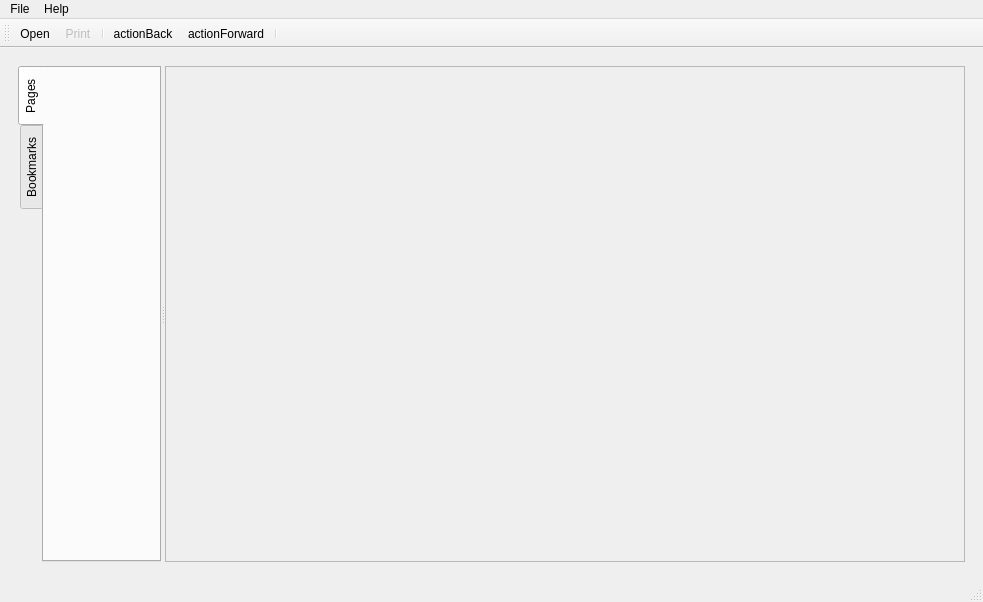
<?xml version="1.0" encoding="UTF-8"?>
<ui version="4.0">
 <class>MainWindow</class>
 <widget class="QMainWindow" name="MainWindow">
  <property name="geometry">
   <rect>
    <x>0</x>
    <y>0</y>
    <width>983</width>
    <height>602</height>
   </rect>
  </property>
  <property name="windowTitle">
   <string>Document Viewer Demo</string>
  </property>
  <property name="windowIcon">
   <iconset resource="documentviewer.qrc">
    <normaloff>:/demos/documentviewer/images/qt-logo.png</normaloff>:/demos/documentviewer/images/qt-logo.png</iconset>
  </property>
  <widget class="QWidget" name="centralwidget">
   <property name="enabled">
    <bool>true</bool>
   </property>
   <layout class="QVBoxLayout" name="verticalLayout">
    <item>
     <widget class="QWidget" name="viewArea" native="true">
      <layout class="QVBoxLayout" name="verticalLayout_2">
       <item>
        <widget class="QSplitter" name="splitter">
         <property name="orientation">
          <enum>Qt::Horizontal</enum>
         </property>
         <widget class="QTabWidget" name="tabWidget">
          <property name="tabPosition">
           <enum>QTabWidget::West</enum>
          </property>
          <property name="currentIndex">
           <number>0</number>
          </property>
          <widget class="QWidget" name="bookmarkTab">
           <attribute name="title">
            <string>Pages</string>
           </attribute>
          </widget>
          <widget class="QWidget" name="pagesTab">
           <attribute name="title">
            <string>Bookmarks</string>
           </attribute>
          </widget>
         </widget>
         <widget class="QScrollArea" name="scrollArea">
          <property name="sizePolicy">
           <sizepolicy hsizetype="Expanding" vsizetype="Expanding">
            <horstretch>0</horstretch>
            <verstretch>0</verstretch>
           </sizepolicy>
          </property>
          <property name="minimumSize">
           <size>
            <width>800</width>
            <height>0</height>
           </size>
          </property>
          <property name="widgetResizable">
           <bool>true</bool>
          </property>
          <widget class="QWidget" name="scrollAreaWidgetContents">
           <property name="geometry">
            <rect>
             <x>0</x>
             <y>0</y>
             <width>798</width>
             <height>479</height>
            </rect>
           </property>
          </widget>
         </widget>
        </widget>
       </item>
      </layout>
     </widget>
    </item>
   </layout>
  </widget>
  <widget class="QMenuBar" name="menubar">
   <property name="geometry">
    <rect>
     <x>0</x>
     <y>0</y>
     <width>983</width>
     <height>23</height>
    </rect>
   </property>
   <widget class="QMenu" name="qtFileMenu">
    <property name="title">
     <string>File</string>
    </property>
    <addaction name="actionOpen"/>
    <addaction name="actionPrint"/>
    <addaction name="actionQuit"/>
   </widget>
   <widget class="QMenu" name="menuHelp">
    <property name="title">
     <string>Help</string>
    </property>
    <addaction name="actionAbout"/>
    <addaction name="actionAboutQt"/>
   </widget>
   <addaction name="qtFileMenu"/>
   <addaction name="menuHelp"/>
  </widget>
  <widget class="QStatusBar" name="statusbar"/>
  <widget class="QToolBar" name="mainToolBar">
   <property name="windowTitle">
    <string>toolBar</string>
   </property>
   <attribute name="toolBarArea">
    <enum>TopToolBarArea</enum>
   </attribute>
   <attribute name="toolBarBreak">
    <bool>false</bool>
   </attribute>
   <addaction name="actionOpen"/>
   <addaction name="actionPrint"/>
   <addaction name="separator"/>
   <addaction name="actionBack"/>
   <addaction name="actionForward"/>
   <addaction name="separator"/>
  </widget>
  <action name="actionOpen">
   <property name="icon">
    <iconset resource="documentviewer.qrc">
     <normaloff>:/demos/documentviewer/images/open.png</normaloff>
     <normalon>:/demos/documentviewer/images/open.png</normalon>:/demos/documentviewer/images/open.png</iconset>
   </property>
   <property name="text">
    <string>Open</string>
   </property>
   <property name="shortcut">
    <string>Ctrl+O</string>
   </property>
  </action>
  <action name="actionAbout">
   <property name="icon">
    <iconset>
     <normaloff>.</normaloff>
     <normalon>:/demos/documentviewer/images/help-about.svgz</normalon>.</iconset>
   </property>
   <property name="text">
    <string>about documentviewer</string>
   </property>
   <property name="toolTip">
    <string>Show information about the Document Viewer deomo.</string>
   </property>
   <property name="shortcut">
    <string>Ctrl+H</string>
   </property>
  </action>
  <action name="actionForward">
   <property name="icon">
    <iconset>
     <normaloff>.</normaloff>
     <normalon>:/demos/documentviewer/images/go-next.svgz</normalon>.</iconset>
   </property>
   <property name="text">
    <string>actionForward</string>
   </property>
   <property name="toolTip">
    <string>One step forward</string>
   </property>
   <property name="shortcut">
    <string>Right</string>
   </property>
  </action>
  <action name="actionBack">
   <property name="icon">
    <iconset>
     <normaloff>.</normaloff>
     <normalon>:/demos/documentviewer/images/go-previous.svgz</normalon>.</iconset>
   </property>
   <property name="text">
    <string>actionBack</string>
   </property>
   <property name="toolTip">
    <string>One step back</string>
   </property>
   <property name="shortcut">
    <string>Left</string>
   </property>
  </action>
  <action name="actionPrint">
   <property name="enabled">
    <bool>false</bool>
   </property>
   <property name="icon">
    <iconset theme="document-print" resource="documentviewer.qrc">
     <normaloff>:/demos/documentviewer/images/print.png</normaloff>:/demos/documentviewer/images/print.png</iconset>
   </property>
   <property name="text">
    <string>Print</string>
   </property>
   <property name="toolTip">
    <string>Print current file</string>
   </property>
   <property name="shortcut">
    <string>Ctrl+P</string>
   </property>
  </action>
  <action name="actionAboutQt">
   <property name="icon">
    <iconset resource="documentviewer.qrc">
     <normaloff>:/demos/documentviewer/images/qt-logo.png</normaloff>
     <normalon>:/demos/documentviewer/images/qt-logo.png</normalon>:/demos/documentviewer/images/qt-logo.png</iconset>
   </property>
   <property name="text">
    <string>About Qt</string>
   </property>
   <property name="toolTip">
    <string>Show Qt license information</string>
   </property>
   <property name="shortcut">
    <string>Ctrl+I</string>
   </property>
  </action>
  <action name="actionRecent">
   <property name="icon">
    <iconset theme="document-open-recent">
     <normaloff>.</normaloff>.</iconset>
   </property>
   <property name="text">
    <string>Open</string>
   </property>
   <property name="shortcut">
    <string>Meta+R</string>
   </property>
  </action>
  <action name="actionQuit">
   <property name="icon">
    <iconset theme="application-exit">
     <normaloff>.</normaloff>.</iconset>
   </property>
   <property name="text">
    <string>Quit</string>
   </property>
   <property name="toolTip">
    <string>Quit the application</string>
   </property>
   <property name="shortcut">
    <string>Ctrl+Q</string>
   </property>
  </action>
 </widget>
 <resources>
  <include location="documentviewer.qrc"/>
 </resources>
 <connections>
  <connection>
   <sender>actionQuit</sender>
   <signal>triggered()</signal>
   <receiver>MainWindow</receiver>
   <slot>close()</slot>
   <hints>
    <hint type="sourcelabel">
     <x>-1</x>
     <y>-1</y>
    </hint>
    <hint type="destinationlabel">
     <x>491</x>
     <y>300</y>
    </hint>
   </hints>
  </connection>
 </connections>
</ui>
